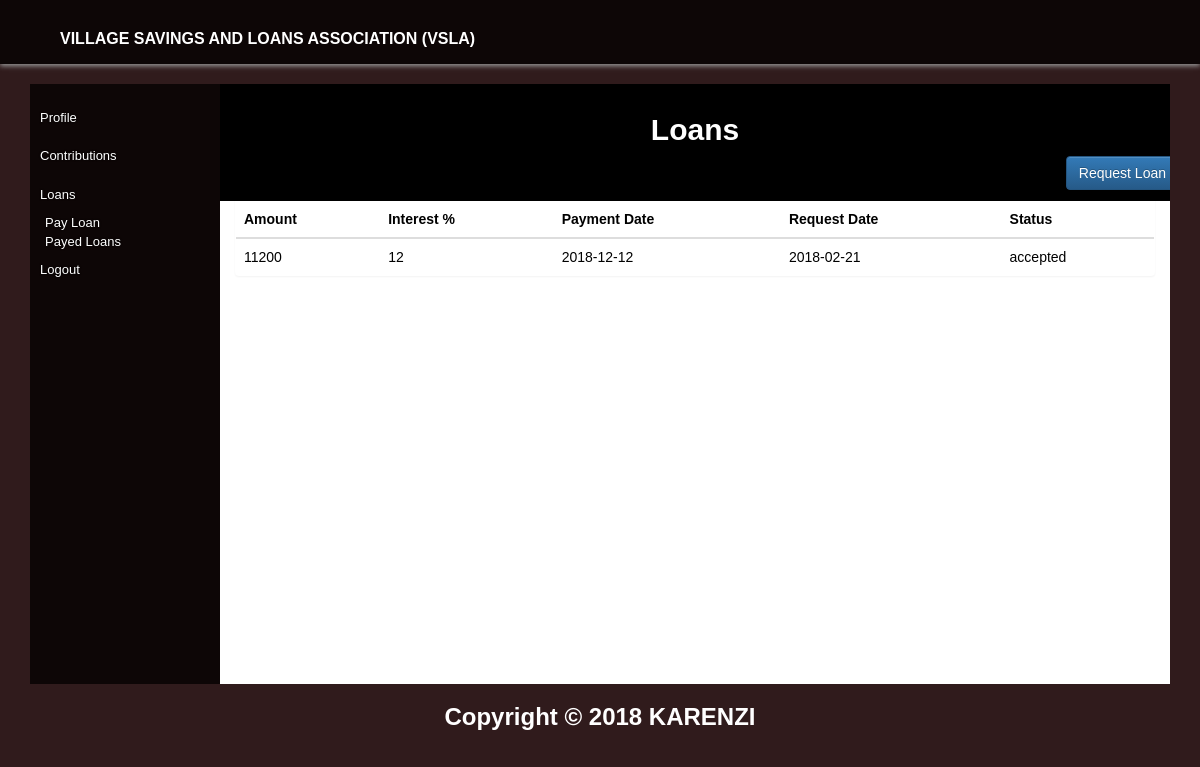
Page /?page=M_loans (signed in) on the committed database.
### tables this page shows
CREATE TABLE `loan` (
  `loan_id` int(10) NOT NULL,
  `staff_id` int(10) NOT NULL,
  `member_id` int(10) NOT NULL,
  `amount` int(11) NOT NULL,
  `amount_interest` int(20) NOT NULL,
  `payment_date` date NOT NULL,
  `request_date` date NOT NULL,
  `status` varchar(50) NOT NULL
);

### controllers/controller.php (called while the page is built, shortened)
<?php
require_once('models/model.php');
class Controller {
	protected $model;
	public function __construct() {
		$this->model = new Model();
	}
	public function M_loans() {
		$tests = $this->model->M_loans();
		require_once 'views/member.php';
	}
}
?>

### index.php (called while the page is built, shortened)
<?php
require_once('controllers/controller.php');
$controller = new Controller();
if(empty($_REQUEST['page'])) $page='index';
else $page = $_REQUEST['page'];
$controller->$page();
?>

### models/member.php (called while the page is built, shortened)
<?php
require_once('database.php');
class Member {
	protected $database;
	public function __construct()
	{
		$this->database = new Db();
		$this->database->connect();
	}
		public function M_loans() {
			if (isset($_SESSION['username'])) {
		$username = $_SESSION['username'];
	}
		$sql = "SELECT l.amount, l.amount_interest, l.payment_date, l.request_date, l.status from loan as l RIGHT JOIN member on member.member_id = l.member_id where member.username = '$username'";
		$result = $this->database->execute($sql);
		return $result;
	}
}
?>

### models/model.php (called while the page is built, shortened)
<?php
require_once ('member.php');
class Model {
	protected $tests;
	public function __construct() {
		$this->tests = new Member();
	}
	public function M_loans() {
		return $this->tests->M_loans();
	}
}
?>

### models/database.php (called while the page is built, shortened)
<?php
class Db {
protected $db_connection;
public function connect() {
	$this->db_connection = mysqli_connect(host,user,pass,database) or die(mysqli_error($this->db_connection));
}
public function execute($sql) {
	$query=mysqli_query($this->db_connection, $sql)  or die($sql.mysqli_error($this->db_connection));
		$result=array();
		if(preg_match("/^select/i", $sql)) { while($row=mysqli_fetch_assoc($query)) $result[]=$row; }
		return $result;
}
}
?>

### views/M_loans.php (the view)
<div>
  <div class="panel">
    <div class="panel-heading panel-black text-center">
      <h2> Loans</h2>
      <div class="text-right">
      <a href="?page=Request_loan" class="btn btn-primary">Request Loan</a>
    </div>
    </div>
      <table class="table table-hover">
    <thead>
      <th>Amount</th>
      <th>Interest %</th>
      <th>Payment Date</th>
      <th>Request Date</th>
      <th>Status</th>
    </thead>
    <tbody>
<?php
        foreach ($tests as $data) {
      ?>
      <tr>
        <td><?php echo $data['amount'];?></td>
        <td><?php echo $data['amount_interest'];?></td>
        <td><?php echo $data['payment_date'];?></td>
        <td><?php echo $data['request_date'];?></td>
        <td><?php echo $data['status'];?></td>
      </tr><?php } ?>
    </tbody>
  </table>
  </div>
</div>

### css/style.css (style rules this page uses)
body { font-family: 'Raleway', sans-serif; }
a,a:hover { text-decoration: none; }
.panel-black.panel-heading { background-color: black; margin-right: -40px; margin-left: -40px; margin-top: -2px; color: white; }
.hm-body { background-color: rgb(48,27,28); color: white; }
html, body { height: 100%; font-family:verdana,arial,sans-serif; color:#555555; }
a { color:#222222; }
h1,h2,h3 { font-weight:800; }
.btn-primary,.label-primary,.list-group-item.active, .list-group-item.active:hover, .list-group-item.active:focus { background-color:#3B5999; color:#fffffe; }

### rows in the picture
loan: amount "11200", amount_interest "12", payment_date "2018-12-12", request_date "2018-02-21", status "accepted"
